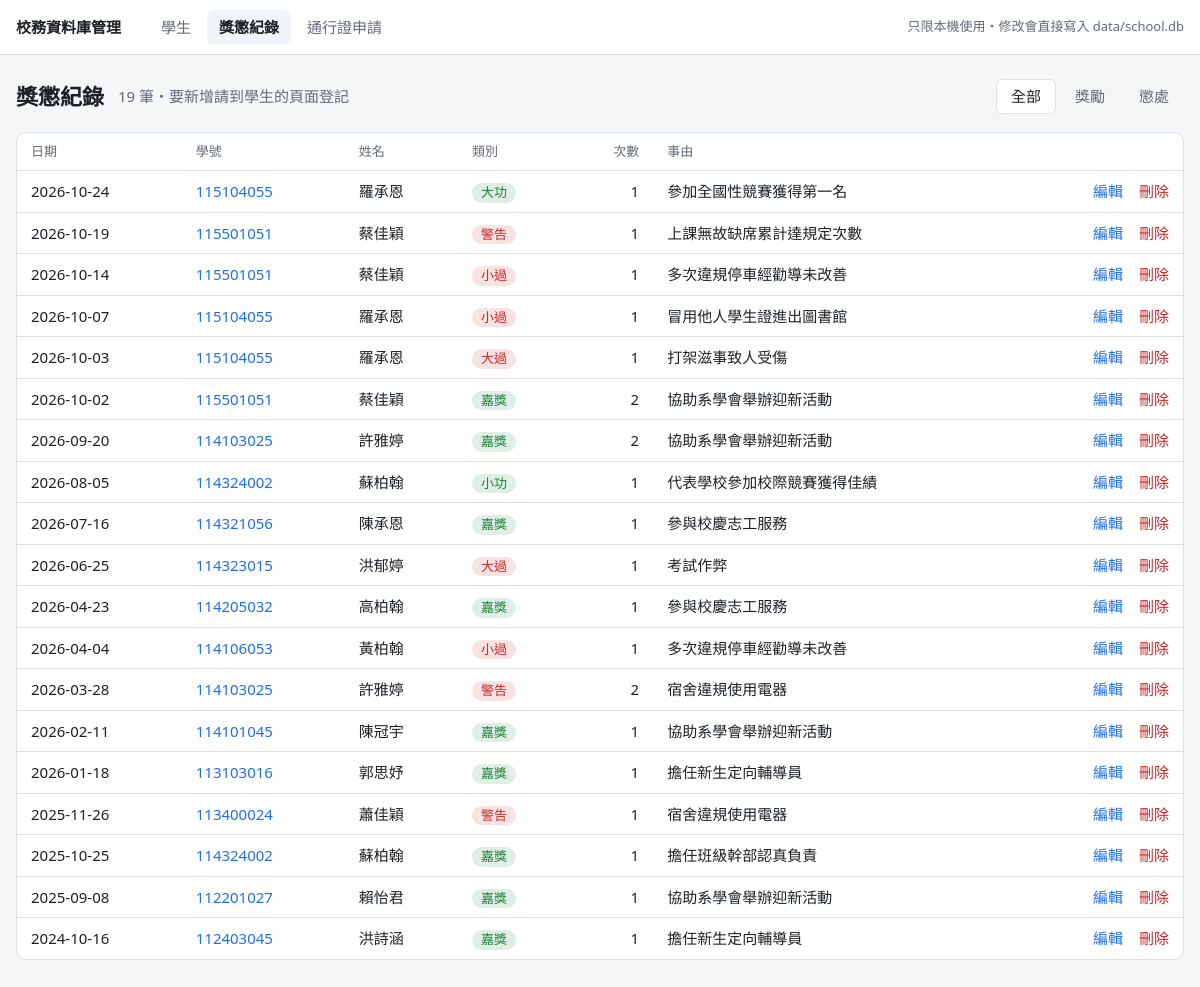
Page /records on the committed database.
### tables this page shows
CREATE TABLE rewards_punishments (
    id          INTEGER PRIMARY KEY AUTOINCREMENT,
    student_id  TEXT NOT NULL REFERENCES students ON DELETE CASCADE,
    record_date TEXT NOT NULL,     -- YYYY-MM-DD
    kind        TEXT NOT NULL,     -- 嘉獎 / 小功 / 大功 / 警告 / 小過 / 大過
    times       INTEGER NOT NULL,  -- 次數，例如嘉獎兩次是 2
    reason      TEXT NOT NULL,     -- 事由
    created_at  TEXT NOT NULL
);

CREATE TABLE students (
    student_id        TEXT PRIMARY KEY,  -- 學號（大寫）
    name              TEXT NOT NULL,
    gender            TEXT NOT NULL,     -- 男 / 女
    birth_date        TEXT NOT NULL,     -- YYYY-MM-DD，年齡由 API 依今天的日期計算
    department        TEXT NOT NULL,     -- 系所，例如 資訊工程學系
    grade             INTEGER NOT NULL,  -- 年級
    nationality       TEXT NOT NULL,     -- 國籍，例如 中華民國
    identity          TEXT NOT NULL,     -- 身分別，可選值見 app/enums.py
    admission_channel TEXT NOT NULL,     -- 入學管道，可選值見 app/enums.py
    created_at        TEXT NOT NULL
);

### admin/web.py (the view)
@app.get("/records")
def records():
    selected = request.args.get("category", "")
    marks = ", ".join("?" * len(REWARD_KINDS))
    where = {"獎勵": f"WHERE r.kind IN ({marks})", "懲處": f"WHERE r.kind NOT IN ({marks})"}.get(selected)
    rows = db().execute(
        "SELECT r.*, s.name FROM rewards_punishments r JOIN students s USING (student_id)"
        f" {where or ''} ORDER BY r.record_date DESC, r.id DESC",
        REWARD_KINDS if where else (),
    ).fetchall()
    return render_template("records.html", records=rows, selected=selected if where else "")

### admin/web.py (called while the page is built)
def db() -> sqlite3.Connection:
    if "db" not in g:
        g.db = connect()
    return g.db

@app.before_request
def reject_cross_site() -> None:
    origin = request.headers.get("Origin")
    if request.method == "POST" and origin and urlsplit(origin).netloc != request.host:
        abort(403)

@app.template_filter("category")
def category(kind: str) -> str:
    return RewardKind(kind).category

@app.context_processor
def choices() -> dict:
    return {
        "genders": [member.value for member in Gender],
        "identities": [member.value for member in Identity],
        "admission_channels": [member.value for member in AdmissionChannel],
        "reward_kinds": [member.value for member in RewardKind],
        "image_kinds": IMAGE_KINDS,
        "vehicle_types": VEHICLE_TYPES,
        "today": date.today().isoformat(),
    }

### app/database.py (called while the page is built)
def connect() -> sqlite3.Connection:
    conn = sqlite3.connect(DB_PATH, check_same_thread=False)
    conn.row_factory = sqlite3.Row
    conn.execute("PRAGMA foreign_keys = ON")  # SQLite 預設不檢查外鍵，每個連線都要打開
    return conn

### app/enums.py (called while the page is built)
    @property
    def category(self) -> Literal["獎勵", "懲處"]:
        rewards = (RewardKind.commendation, RewardKind.minor_merit, RewardKind.major_merit)
        return "獎勵" if self in rewards else "懲處"

### admin/templates/records.html (shortened to what this page needs)
{% extends "base.html" %}
{% import "_macros.html" as m with context %}
{% block content %}
<div class="page-head">
  <h1>獎懲紀錄</h1>
  <span class="muted">{{ records|length }} 筆・要新增請到學生的頁面登記</span>
  <nav class="tabs">
    {% for value, label in [("", "全部"), ("獎勵", "獎勵"), ("懲處", "懲處")] %}
      <a href="{{ url_for('records', category=value or none) }}" class="{{ 'active' if selected == value }}">{{ label }}</a>
    {% endfor %}
  </nav>
</div>
<div class="card flush">{{ m.records_table(records, show_student=true) }}</div>
{% endblock %}

### admin/templates/_macros.html (shortened to what this page needs)
{% macro delete_button(action, question, label="刪除", next=none, button_class="link-btn danger") -%}
  <form class="inline" method="post" action="{{ action }}" onsubmit='return confirm({{ question|tojson }})'>
    <button class="{{ button_class }}">{{ label }}</button>
  </form>
{%- endmacro %}
{% macro records_table(records, show_student=false) -%}
<table>
  <thead>
    <tr>
      <th>日期</th>
      {% if show_student %}<th>學號</th><th>姓名</th>{% endif %}
      <th>類別</th><th class="num">次數</th><th>事由</th><th></th>
    </tr>
  </thead>
  <tbody>
  {% for r in records %}
    <tr>
      <td>{{ r.record_date }}</td>
      {% if show_student %}
        <td><a href="{{ url_for('student', student_id=r.student_id) }}">{{ r.student_id }}</a></td>
        <td>{{ r.name }}</td>
      {% endif %}
      <td><span class="tag {{ 'reward' if r.kind|category == '獎勵' else 'punish' }}">{{ r.kind }}</span></td>
      <td class="num">{{ r.times }}</td>
      <td class="wrap">{{ r.reason }}</td>
      <td class="actions">
        <a href="{{ url_for('record', record_id=r.id, next=request.full_path) }}">編輯</a>
        {{- delete_button(url_for('delete_record', record_id=r.id),
                          "確定要刪除 " ~ r.record_date ~ " 的" ~ r.kind ~ "？", next=request.full_path) }}
      </td>
    </tr>
  {% else %}
    <tr><td colspan="{{ 7 if show_student else 5 }}" class="empty">沒有獎懲紀錄</td></tr>
  {% endfor %}
  </tbody>
</table>
{%- endmacro %}

### admin/templates/base.html (style rules this page uses)
:root { color-scheme: light dark; --bg: #f5f6f8; --surface: #fff; --text: #1d2125; --muted: #626b75; --border: #dde1e6; --accent: #1f6feb; --danger: #c62828; --reward: #1b7f3b; --punish: #c62828; --flash-ok: #e7f4eb; --flash-error: #fdecec; --hover: #f0f3f7; }
* { box-sizing: border-box; }
body { margin: 0; background: var(--bg); color: var(--text); font-size: 15px; line-height: 1.5; font-family: system-ui, "Microsoft JhengHei", "PingFang TC", "Noto Sans TC", sans-serif; }
a { color: var(--accent); text-decoration: none; }
.page-head { display: flex; align-items: center; flex-wrap: wrap; gap: 8px 14px; margin-bottom: 18px; }
.page-head h1 { margin: 0; font-size: 22px; }
.muted { color: var(--muted); }
.card { background: var(--surface); border: 1px solid var(--border); border-radius: 10px; padding: 18px 20px; margin-bottom: 20px; }
.card.flush { padding: 0; overflow-x: auto; }
table { width: 100%; border-collapse: collapse; }
th, td { padding: 9px 14px; border-bottom: 1px solid var(--border); text-align: left; white-space: nowrap; }
th { color: var(--muted); font-weight: 500; font-size: 13px; }
tbody tr:last-child td { border-bottom: 0; }
td.wrap { white-space: normal; min-width: 220px; }
.num { text-align: right; font-variant-numeric: tabular-nums; }
td.actions { text-align: right; }
td.actions > * + *, td.links > * + * { margin-left: 12px; }
.tag { display: inline-block; padding: 0 9px; border-radius: 999px; font-size: 13px; background: var(--hover); }
.tag.reward { color: var(--reward); background: color-mix(in srgb, var(--reward) 13%, transparent); }
.tag.punish { color: var(--punish); background: color-mix(in srgb, var(--punish) 13%, transparent); }
form.inline { display: inline; }
.link-btn { padding: 0; font: inherit; color: var(--accent); background: none; border: 0; cursor: pointer; }
.link-btn.danger { color: var(--danger); }
.tabs { display: flex; gap: 4px; }
.tabs a { color: var(--muted); padding: 5px 14px; border-radius: 6px; border: 1px solid transparent; }
.tabs a.active { color: var(--text); background: var(--surface); border-color: var(--border); }

### rows in the picture
rewards_punishments: record_date "2026-10-24", student_id "115104055", name "羅承恩", kind "大功", times "1", reason "參加全國性競賽獲得第一名", label "刪除"
rewards_punishments: record_date "2026-10-19", student_id "115501051", name "蔡佳穎", kind "警告", times "1", reason "上課無故缺席累計達規定次數", label "刪除"
rewards_punishments: record_date "2026-10-14", student_id "115501051", name "蔡佳穎", kind "小過", times "1", reason "多次違規停車經勸導未改善", label "刪除"
rewards_punishments: record_date "2026-10-07", student_id "115104055", name "羅承恩", kind "小過", times "1", reason "冒用他人學生證進出圖書館", label "刪除"
rewards_punishments: record_date "2026-10-03", student_id "115104055", name "羅承恩", kind "大過", times "1", reason "打架滋事致人受傷", label "刪除"
rewards_punishments: record_date "2026-10-02", student_id "115501051", name "蔡佳穎", kind "嘉獎", times "2", reason "協助系學會舉辦迎新活動", label "刪除"
rewards_punishments: record_date "2026-09-20", student_id "114103025", name "許雅婷", kind "嘉獎", times "2", reason "協助系學會舉辦迎新活動", label "刪除"
rewards_punishments: record_date "2026-08-05", student_id "114324002", name "蘇柏翰", kind "小功", times "1", reason "代表學校參加校際競賽獲得佳績", label "刪除"
rewards_punishments: record_date "2026-07-16", student_id "114321056", name "陳承恩", kind "嘉獎", times "1", reason "參與校慶志工服務", label "刪除"
rewards_punishments: record_date "2026-06-25", student_id "114323015", name "洪郁婷", kind "大過", times "1", reason "考試作弊", label "刪除"
rewards_punishments: record_date "2026-04-23", student_id "114205032", name "高柏翰", kind "嘉獎", times "1", reason "參與校慶志工服務", label "刪除"
rewards_punishments: record_date "2026-04-04", student_id "114106053", name "黃柏翰", kind "小過", times "1", reason "多次違規停車經勸導未改善", label "刪除"
rewards_punishments: record_date "2026-03-28", student_id "114103025", name "許雅婷", kind "警告", times "2", reason "宿舍違規使用電器", label "刪除"
rewards_punishments: record_date "2026-02-11", student_id "114101045", name "陳冠宇", kind "嘉獎", times "1", reason "協助系學會舉辦迎新活動", label "刪除"
rewards_punishments: record_date "2026-01-18", student_id "113103016", name "郭思妤", kind "嘉獎", times "1", reason "擔任新生定向輔導員", label "刪除"
rewards_punishments: record_date "2025-11-26", student_id "113400024", name "蕭佳穎", kind "警告", times "1", reason "宿舍違規使用電器", label "刪除"
rewards_punishments: record_date "2025-10-25", student_id "114324002", name "蘇柏翰", kind "嘉獎", times "1", reason "擔任班級幹部認真負責", label "刪除"
rewards_punishments: record_date "2025-09-08", student_id "112201027", name "賴怡君", kind "嘉獎", times "1", reason "協助系學會舉辦迎新活動", label "刪除"
rewards_punishments: record_date "2024-10-16", student_id "112403045", name "洪詩涵", kind "嘉獎", times "1", reason "擔任新生定向輔導員", label "刪除"

### other values in the picture
{{ records|length }} "19"
{{ label }} "全部" "獎勵" "懲處"
